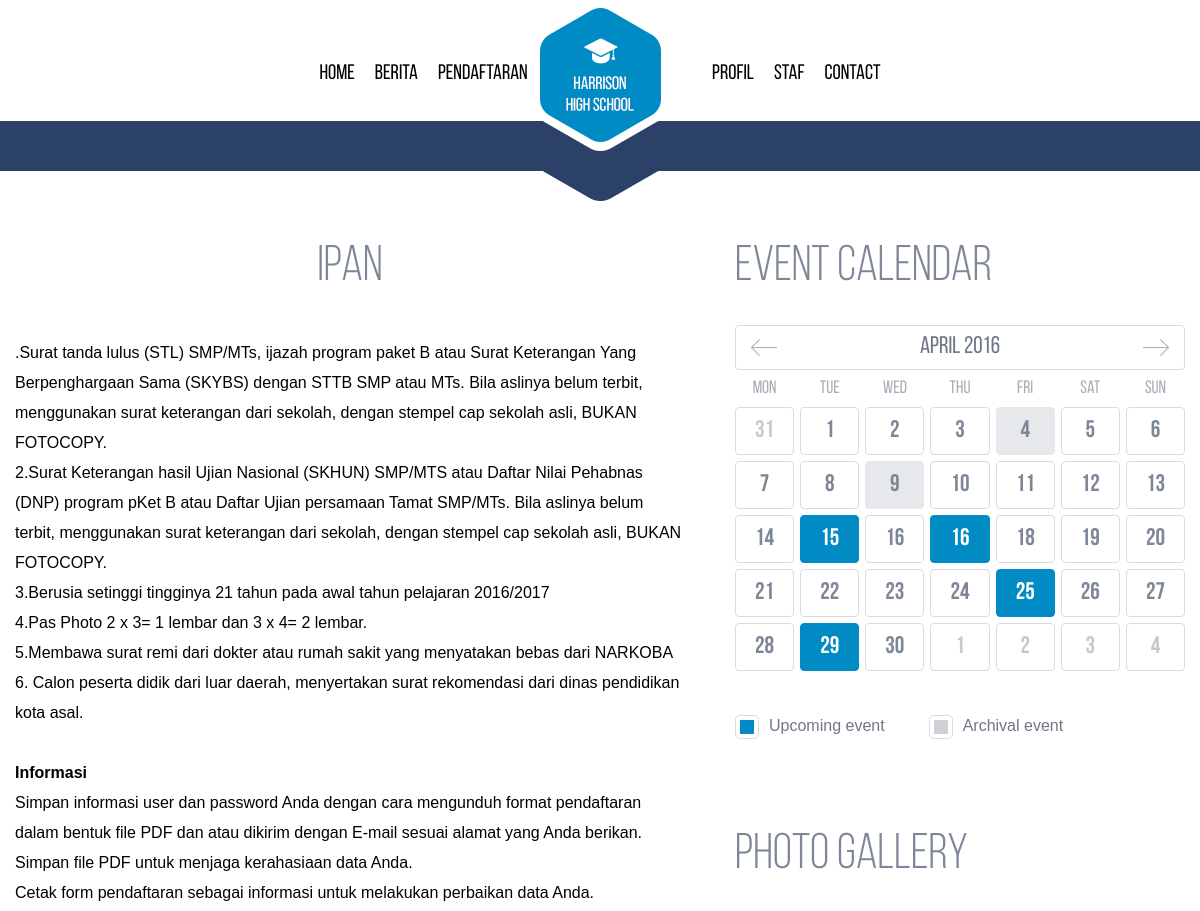
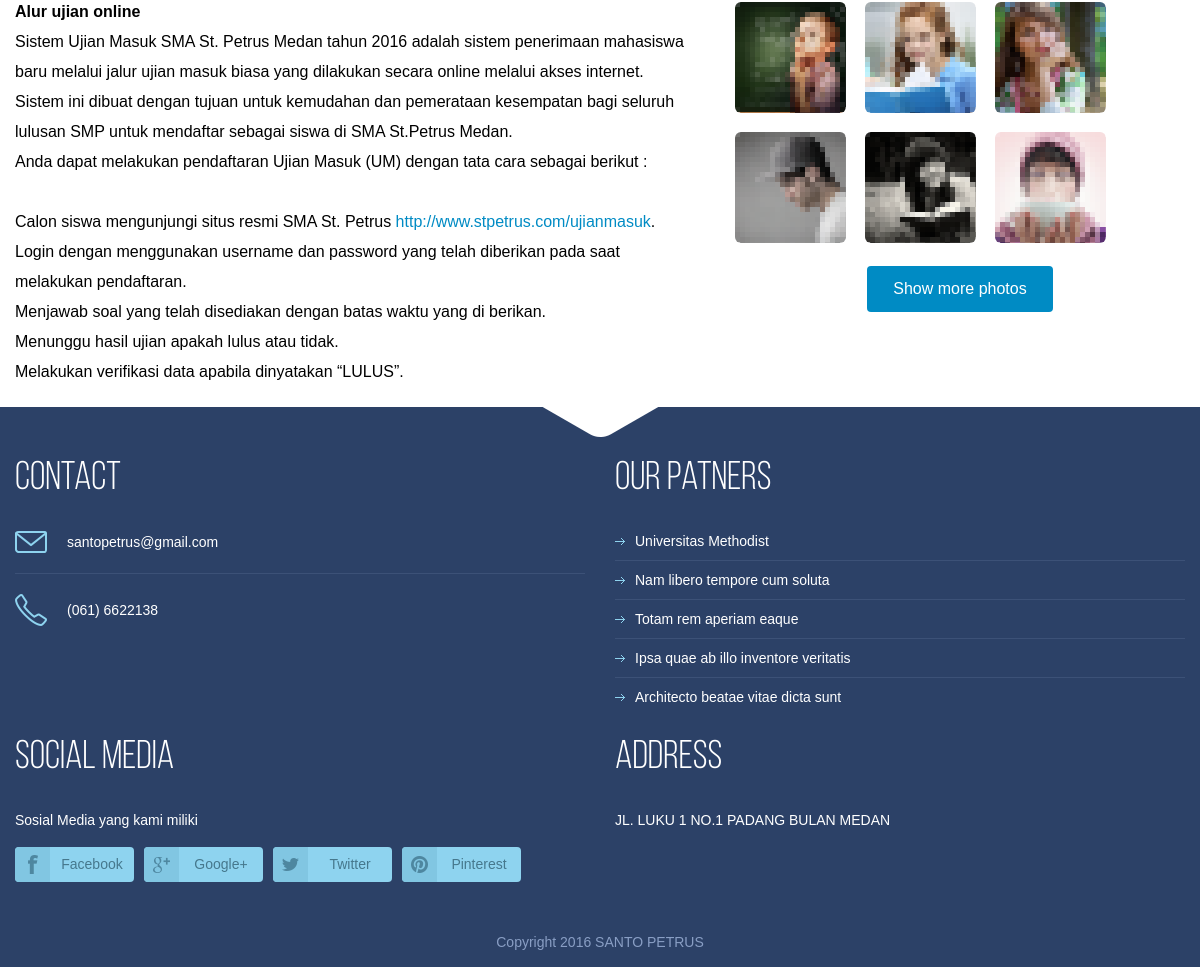
The page /single.php?id=9 on the database its author committed (2 pictures, top to bottom).
### tables this page shows
CREATE TABLE IF NOT EXISTS `sekolah` (
  `id` int(11) NOT NULL,
  `judul` varchar(50) NOT NULL,
  `isi` text NOT NULL,
  `waktu` timestamp NOT NULL DEFAULT CURRENT_TIMESTAMP
);

### function/sekolah.php (called while the page is built, shortened)
<?php
function tampilkan_per_id($id)
	{
		global $link;
		$query = "SELECT * FROM sekolah WHERE id=$id";
		$result = mysqli_query($link, $query) or die('gagal menampilkan');
         return $result;
	}
 ?>

### single.php (the view, shortened to what this page needs)
<!DOCTYPE html>
 <html lang="en">
<head>
    <link rel="stylesheet" media="all" href="css/style.css">
</head>
<body>
    <?php
    require_once "view/header.php";
    $id = $_GET['id'];
    if (isset($_GET['id'])) {
        $article = tampilkan_per_id($id);
        while ($row= mysqli_fetch_assoc($article))
        {
            $judul_awal = $row['judul'];
            $konten_awal = $row['isi'];
        }
    }
     ?>
<div class="divider"></div>
  <div class="content">
        <div class="container">
            <div class="main-content">
                <h2 id="judul_single">
                    <?= $judul_awal; ?>
                    </h2>
                     <p id="isi_single">
                     <h5 class="i"> <?= $konten_awal; ?></h5>
                     </p>
            </div>
              <aside id="sidebar">
                <div class="widget clearfix calendar">
                    <h2>Event calendar</h2>
                    <div class="head">
                        <a class="prev" href="#"></a>
                        <a class="next" href="#"></a>
                        <h4>April 2016</h4>
                    </div>
                    <div class="table">
                        <table>
                            <tr>
                                <th class="col-1">Mon</th>
                                <th class="col-2">Tue</th>
                                <th class="col-3">Wed</th>
                                <th class="col-4">Thu</th>
                                <th class="col-5">Fri</th>
                                <th class="col-6">Sat</th>
                                <th class="col-7">Sun</th>
                            </tr>
                            <tr>
                                <td class="col-1 disable"><div>31</div></td>
                                <td class="col-2"><div>1</div></td>
                                <td class="col-3"><div>2</div></td>
                                <td class="col-4"><div>3</div></td>
                                <td class="col-5 archival"><div>4</div></td>
                                <td class="col-6"><div>5</div></td>
                                <td class="col-7"><div>6</div></td>
                            </tr>
                            <tr>
                                <td class="col-1"><div>7</div></td>
                                <td class="col-2"><div>8</div></td>
                                <td class="col-3 archival"><div>9</div></td>
                                <td class="col-4"><div>10</div></td>
                                <td class="col-5"><div>11</div></td>
                                <td class="col-6"><div>12</div></td>
                                <td class="col-7"><div>13</div></td>
                            </tr>
                            <tr>
                                <td class="col-1"><div>14</div></td>
                                <td class="col-2 upcoming"><div>15</div></td>
                                <td class="col-3"><div>16</div></td>
                                <td class="col-4 upcoming"><div>16</div></td>
                                <td class="col-5"><div>18</div></td>
                                <td class="col-6"><div>19</div></td>
                                <td class="col-7"><div>20</div></td>
                            </tr>
                            <tr>
                                <td class="col-1"><div>21</div></td>
                                <td class="col-2"><div>22</div></td>
                                <td class="col-3"><div>23</div></td>
                                <td class="col-4"><div>24</div></td>
                                <td class="col-5 upcoming"><div>25</div></td>
                                <td class="col-6"><div>26</div></td>
                                <td class="col-7"><div>27</div></td>
                            </tr>
                            <tr>
                                <td class="col-1"><div>28</div></td>
                                <td class="col-2 upcoming"><div>29</div></td>
                                <td class="col-3"><div>30</div></td>
                                <td class="col-4 disable"><div>1</div></td>
                                <td class="col-5 disable"><div>2</div></td>
                                <td class="col-6 disable"><div>3</div></td>
                                <td class="col-7 disable"><div>4</div></td>
                            </tr>
                        </table>
                    </div>
                    <div class="note">
                        <p class="upcoming-note">Upcoming event</p>
                        <p class="archival-note">Archival event</p>
                    </div>
                </div>
                <div class="widget list">
                    <h2>Photo gallery</h2>
                    <ul>
                        <li><a href="#"><img src="images/4.png" alt=""></a></li>
                        <li><a href="#"><img src="images/4_2.png" alt=""></a></li>
                        <li><a href="#"><img src="images/4_3.png" alt=""></a></li>
                        <li><a href="#"><img src="images/4_4.png" alt=""></a></li>
                        <li><a href="#"><img src="images/4_5.png" alt=""></a></li>
                        <li><a href="#"><img src="images/4_6.png" alt=""></a></li>
                    </ul>
                    <div class="btn-holder">
                        <a class="btn blue" href="#">Show more photos</a>
                    </div>
                </div>
        </aside>
        </div>
    </div>
</body>
    <?php
    require_once "view/footer.php"
     ?>
</html>

### rows shown on the page
sekolah: judul "ipan", isi ".Surat tanda lulus (STL) SMP/MTs, ijazah program paket B atau Surat Keterangan Yang Berpenghargaan Sama (SKYBS) dengan STTB SMP atau MTs. Bila aslinya belum terbit, menggunakan surat keterangan dari sekolah, dengan stempel cap sekolah asli, BUKAN FOTOCOPY. 2.Surat Keterangan hasil Ujian Nasional (SKHUN) SMP/MTS atau Daftar Nilai Pehabnas (DNP) program pKet B atau Daftar Ujian persamaan Tamat SMP/MTs. Bila aslinya belum terbit, menggunakan surat keterangan dari sekolah, dengan stempel cap sekolah asli, BUKAN FOTOCOPY. 3.Berusia setinggi tingginya 21 tahun pada awal tahun pelajaran 2016/2017 4.Pas Photo 2 x 3= 1 lembar dan 3 x 4= 2 lembar. 5.Membawa surat remi dari dokter atau rumah sakit…"
